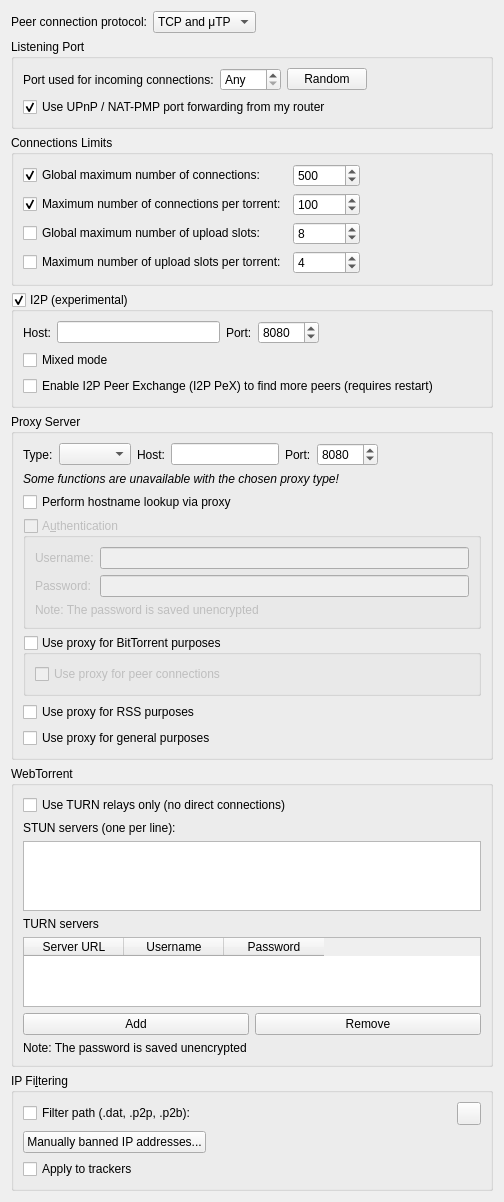
          <widget class="QWidget" name="scrollAreaWidgetContents_3">
           <property name="geometry">
            <rect>
             <x>0</x>
             <y>0</y>
             <width>504</width>
             <height>848</height>
            </rect>
           </property>
           <layout class="QVBoxLayout" name="verticalLayout_20">
            <item>
             <layout class="QHBoxLayout" name="horizontalLayout_12">
              <item>
               <widget class="QLabel" name="label_24">
                <property name="text">
                 <string>Peer connection protocol:</string>
                </property>
               </widget>
              </item>
              <item>
               <widget class="QComboBox" name="comboProtocol">
                <item>
                 <property name="text">
                  <string>TCP and μTP</string>
                 </property>
                </item>
                <item>
                 <property name="text">
                  <string notr="true">TCP</string>
                 </property>
                </item>
                <item>
                 <property name="text">
                  <string notr="true">μTP</string>
                 </property>
                </item>
               </widget>
              </item>
              <item>
               <spacer name="horizontalSpacer_23">
                <property name="orientation">
                 <enum>Qt::Orientation::Horizontal</enum>
                </property>
                <property name="sizeHint" stdset="0">
                 <size>
                  <width>40</width>
                  <height>20</height>
                 </size>
                </property>
               </spacer>
              </item>
             </layout>
            </item>
            <item>
             <widget class="QGroupBox" name="ListeningPortBox">
              <property name="title">
               <string>Listening Port</string>
              </property>
              <layout class="QVBoxLayout" name="listeningPortLayout">
               <item>
                <layout class="QHBoxLayout" name="listeningPortLayout2">
                 <item>
                  <widget class="QLabel" name="lbl_ports">
                   <property name="text">
                    <string>Port used for incoming connections:</string>
                   </property>
                  </widget>
                 </item>
                 <item>
                  <widget class="QSpinBox" name="spinPort">
                   <property name="toolTip">
                    <string>Set to 0 to let your system pick an unused port</string>
                   </property>
                   <property name="specialValueText">
                    <string>Any</string>
                   </property>
                   <property name="maximum">
                    <number>65535</number>
                   </property>
                  </widget>
                 </item>
                 <item>
                  <widget class="QPushButton" name="randomButton">
                   <property name="text">
                    <string>Random</string>
                   </property>
                  </widget>
                 </item>
                 <item>
                  <spacer name="horizontalSpacer_4">
                   <property name="orientation">
                    <enum>Qt::Orientation::Horizontal</enum>
                   </property>
                   <property name="sizeHint" stdset="0">
                    <size>
                     <width>40</width>
                     <height>20</height>
                    </size>
                   </property>
                  </spacer>
                 </item>
                </layout>
               </item>
               <item>
                <widget class="QCheckBox" name="checkUPnP">
                 <property name="text">
                  <string>Use UPnP / NAT-PMP port forwarding from my router</string>
                 </property>
                 <property name="checked">
                  <bool>true</bool>
                 </property>
                </widget>
               </item>
              </layout>
             </widget>
            </item>
            <item>
             <widget class="QGroupBox" name="nbConnecBox">
              <property name="title">
               <string>Connections Limits</string>
              </property>
              <layout class="QGridLayout" name="gridLayout">
               <item row="0" column="0">
                <widget class="QCheckBox" name="checkMaxConnections">
                 <property name="text">
                  <string>Global maximum number of connections:</string>
                 </property>
                 <property name="checked">
                  <bool>true</bool>
                 </property>
                </widget>
               </item>
               <item row="0" column="1">
                <widget class="QSpinBox" name="spinMaxConnec">
                 <property name="enabled">
                  <bool>true</bool>
                 </property>
                 <property name="minimum">
                  <number>2</number>
                 </property>
                 <property name="maximum">
                  <number>2147483647</number>
                 </property>
                 <property name="value">
                  <number>500</number>
                 </property>
                </widget>
               </item>
               <item row="0" column="2">
                <spacer name="horizontalSpacer_3">
                 <property name="orientation">
                  <enum>Qt::Orientation::Horizontal</enum>
                 </property>
                 <property name="sizeHint" stdset="0">
                  <size>
                   <width>40</width>
                   <height>20</height>
                  </size>
                 </property>
                </spacer>
               </item>
               <item row="1" column="0">
                <widget class="QCheckBox" name="checkMaxConnectionsPerTorrent">
                 <property name="text">
                  <string>Maximum number of connections per torrent:</string>
                 </property>
                 <property name="checked">
                  <bool>true</bool>
                 </property>
                </widget>
               </item>
               <item row="1" column="1">
                <widget class="QSpinBox" name="spinMaxConnecPerTorrent">
                 <property name="minimum">
                  <number>2</number>
                 </property>
                 <property name="maximum">
                  <number>2147483647</number>
                 </property>
                 <property name="value">
                  <number>100</number>
                 </property>
                </widget>
               </item>
               <item row="2" column="0">
                <widget class="QCheckBox" name="checkMaxUploads">
                 <property name="text">
                  <string>Global maximum number of upload slots:</string>
                 </property>
                </widget>
               </item>
               <item row="2" column="1">
                <widget class="QSpinBox" name="spinMaxUploads">
                 <property name="maximum">
                  <number>2147483647</number>
                 </property>
                 <property name="value">
                  <number>8</number>
                 </property>
                </widget>
               </item>
               <item row="3" column="0">
                <widget class="QCheckBox" name="checkMaxUploadsPerTorrent">
                 <property name="text">
                  <string>Maximum number of upload slots per torrent:</string>
                 </property>
                </widget>
               </item>
               <item row="3" column="1">
                <widget class="QSpinBox" name="spinMaxUploadsPerTorrent">
                 <property name="maximum">
                  <number>2147483647</number>
                 </property>
                 <property name="value">
                  <number>4</number>
                 </property>
                </widget>
               </item>
              </layout>
             </widget>
            </item>
            <item>
             <widget class="QGroupBox" name="groupI2P">
              <property name="title">
               <string>I2P (experimental)</string>
              </property>
              <property name="checkable">
               <bool>true</bool>
              </property>
              <property name="checked">
               <bool>true</bool>
              </property>
              <layout class="QVBoxLayout" name="verticalLayout_40">
               <item>
                <layout class="QHBoxLayout" name="i2pLayout">
                 <item>
                  <widget class="QLabel" name="labelI2PHost">
                   <property name="text">
                    <string>Host:</string>
                   </property>
                  </widget>
                 </item>
                 <item>
                  <widget class="QLineEdit" name="textI2PHost"/>
                 </item>
                 <item>
                  <widget class="QLabel" name="labelI2PPort">
                   <property name="text">
                    <string>Port:</string>
                   </property>
                  </widget>
                 </item>
                 <item>
                  <widget class="QSpinBox" name="spinI2PPort">
                   <property name="minimum">
                    <number>1</number>
                   </property>
                   <property name="maximum">
                    <number>65535</number>
                   </property>
                   <property name="value">
                    <number>8080</number>
                   </property>
                  </widget>
                 </item>
                 <item>
                  <spacer name="horizontalSpacer_22">
                   <property name="orientation">
                    <enum>Qt::Orientation::Horizontal</enum>
                   </property>
                   <property name="sizeHint" stdset="0">
                    <size>
                     <width>40</width>
                     <height>20</height>
                    </size>
                   </property>
                  </spacer>
                 </item>
                </layout>
               </item>
               <item>
                <widget class="QCheckBox" name="checkI2PMixed">
                 <property name="toolTip">
                  <string>&lt;html&gt;&lt;head/&gt;&lt;body&gt;&lt;p&gt;If &quot;mixed mode&quot; is enabled I2P torrents are allowed to also get peers from other sources than the tracker, and connect to regular IPs, not providing any anonymization. This may be useful if the user is not interested in the anonymization of I2P, but still wants to be able to connect to I2P peers.&lt;/p&gt;&lt;/body&gt;&lt;/html&gt;</string>
                 </property>
                 <property name="text">
                  <string>Mixed mode</string>
                 </property>
                </widget>
               </item>
               <item>
                <widget class="QCheckBox" name="checkI2PPeX">
                 <property name="text">
                  <string>Enable I2P Peer Exchange (I2P PeX) to find more peers (requires restart)</string>
                 </property>
                </widget>
               </item>
              </layout>
             </widget>
            </item>
            <item>
             <widget class="QGroupBox" name="groupProxy">
              <property name="enabled">
               <bool>true</bool>
              </property>
              <property name="title">
               <string>Proxy Server</string>
              </property>
              <layout class="QVBoxLayout" name="verticalLayout_29">
               <item>
                <layout class="QHBoxLayout" name="proxyTypeLayout">
                 <item>
                  <widget class="QLabel" name="ProxyType_lbl">
                   <property name="text">
                    <string>Type:</string>
                   </property>
                  </widget>
                 </item>
                 <item>
                  <widget class="QComboBox" name="comboProxyType"/>
                 </item>
                 <item>
                  <widget class="QLabel" name="lblProxyIP">
                   <property name="text">
                    <string>Host:</string>
                   </property>
                  </widget>
                 </item>
                 <item>
                  <widget class="QLineEdit" name="textProxyIP"/>
                 </item>
                 <item>
                  <widget class="QLabel" name="lblProxyPort">
                   <property name="text">
                    <string>Port:</string>
                   </property>
                  </widget>
                 </item>
                 <item>
                  <widget class="QSpinBox" name="spinProxyPort">
                   <property name="minimum">
                    <number>1</number>
                   </property>
                   <property name="maximum">
                    <number>65535</number>
                   </property>
                   <property name="value">
                    <number>8080</number>
                   </property>
                  </widget>
                 </item>
                 <item>
                  <spacer name="horizontalSpacer_24">
                   <property name="orientation">
                    <enum>Qt::Orientation::Horizontal</enum>
                   </property>
                   <property name="sizeHint" stdset="0">
                    <size>
                     <width>20</width>
                     <height>20</height>
                    </size>
                   </property>
                  </spacer>
                 </item>
                </layout>
               </item>
               <item>
                <widget class="QLabel" name="labelProxyTypeUnavailable">
                 <property name="font">
                  <font>
                   <italic>true</italic>
                  </font>
                 </property>
                 <property name="text">
                  <string>Some functions are unavailable with the chosen proxy type!</string>
                 </property>
                </widget>
               </item>
               <item>
                <widget class="QCheckBox" name="checkProxyHostnameLookup">
                 <property name="toolTip">
                  <string>If checked, hostname lookups are done via the proxy</string>
                 </property>
                 <property name="text">
                  <string>Perform hostname lookup via proxy</string>
                 </property>
                </widget>
               </item>
               <item>
                <widget class="QGroupBox" name="checkProxyAuth">
                 <property name="enabled">
                  <bool>false</bool>
                 </property>
                 <property name="title">
                  <string>A&amp;uthentication</string>
                 </property>
                 <property name="checkable">
                  <bool>true</bool>
                 </property>
                 <property name="checked">
                  <bool>false</bool>
                 </property>
                 <layout class="QVBoxLayout" name="verticalLayout_24">
                  <item>
                   <layout class="QGridLayout" name="gridLayout_12">
                    <item row="0" column="0">
                     <widget class="QLabel" name="lblProxyUsername">
                      <property name="text">
                       <string>Username:</string>
                      </property>
                     </widget>
                    </item>
                    <item row="0" column="1">
                     <widget class="QLineEdit" name="textProxyUsername"/>
                    </item>
                    <item row="1" column="0">
                     <widget class="QLabel" name="lblProxyPassword">
                      <property name="text">
                       <string>Password:</string>
                      </property>
                     </widget>
                    </item>
                    <item row="1" column="1">
                     <widget class="QLineEdit" name="textProxyPassword">
                      <property name="echoMode">
                       <enum>QLineEdit::EchoMode::Password</enum>
                      </property>
                     </widget>
                    </item>
                   </layout>
                  </item>
                  <item>
                   <widget class="QLabel" name="label_23">
                    <property name="text">
                     <string>Note: The password is saved unencrypted</string>
                    </property>
                   </widget>
                  </item>
                 </layout>
                </widget>
               </item>
               <item>
                <widget class="QGroupBox" name="checkProxyBitTorrent">
                 <property name="title">
                  <string>Use proxy for BitTorrent purposes</string>
                 </property>
                 <property name="checkable">
                  <bool>true</bool>
                 </property>
                 <property name="checked">
                  <bool>false</bool>
                 </property>
                 <layout class="QVBoxLayout" name="verticalLayoutProxyBitTorrent">
                  <item>
                   <widget class="QCheckBox" name="checkProxyPeerConnections">
                    <property name="toolTip">
                     <string>Otherwise, the proxy server is only used for tracker connections</string>
                    </property>
                    <property name="text">
                     <string>Use proxy for peer connections</string>
                    </property>
                   </widget>
                  </item>
                 </layout>
                </widget>
               </item>
               <item>
                <widget class="QCheckBox" name="checkProxyRSS">
                 <property name="toolTip">
                  <string>RSS feeds will use proxy</string>
                 </property>
                 <property name="text">
                  <string>Use proxy for RSS purposes</string>
                 </property>
                 <property name="checked">
                  <bool>false</bool>
                 </property>
                </widget>
               </item>
               <item>
                <widget class="QCheckBox" name="checkProxyMisc">
                 <property name="toolTip">
                  <string>Search engine, software updates or anything else will use proxy</string>
                 </property>
                 <property name="text">
                  <string>Use proxy for general purposes</string>
                 </property>
                 <property name="checked">
                  <bool>false</bool>
                 </property>
                </widget>
               </item>
              </layout>
             </widget>
            </item>
            <item>
             <widget class="QGroupBox" name="groupWebTorrent">
              <property name="title">
               <string>WebTorrent</string>
              </property>
              <layout class="QVBoxLayout" name="layoutWebTorrent">
               <item>
                <widget class="QCheckBox" name="checkWebTorrentRelayOnly">
                 <property name="text">
                  <string>Use TURN relays only (no direct connections)</string>
                 </property>
                </widget>
               </item>
               <item>
                <widget class="QLabel" name="labelWebTorrentSTUN">
                 <property name="text">
                  <string>STUN servers (one per line):</string>
                 </property>
                </widget>
               </item>
               <item>
                <widget class="QPlainTextEdit" name="editWebTorrentSTUNServers">
                 <property name="maximumHeight">
                  <number>72</number>
                 </property>
                </widget>
               </item>
               <item>
                <widget class="QLabel" name="labelWebTorrentTURN">
                 <property name="text">
                  <string>TURN servers</string>
                 </property>
                </widget>
               </item>
               <item>
                <widget class="QTableWidget" name="tableWebTorrentTURN">
                 <property name="minimumHeight">
                  <number>110</number>
                 </property>
                 <property name="selectionBehavior">
                  <enum>QAbstractItemView::SelectionBehavior::SelectRows</enum>
                 </property>
                 <column>
                  <property name="text">
                   <string>Server URL</string>
                  </property>
                 </column>
                 <column>
                  <property name="text">
                   <string>Username</string>
                  </property>
                 </column>
                 <column>
                  <property name="text">
                   <string>Password</string>
                  </property>
                 </column>
                </widget>
               </item>
               <item>
                <layout class="QHBoxLayout" name="layoutWebTorrentTURNButtons">
                 <item>
                  <widget class="QPushButton" name="addWebTorrentTURNButton">
                   <property name="text">
                    <string>Add</string>
                   </property>
                  </widget>
                 </item>
                 <item>
                  <widget class="QPushButton" name="removeWebTorrentTURNButton">
                   <property name="text">
                    <string>Remove</string>
                   </property>
                  </widget>
                 </item>
                </layout>
               </item>
               <item>
                <widget class="QLabel" name="labelWebTorrentSecretWarning">
                 <property name="text">
                  <string>Note: The password is saved unencrypted</string>
                 </property>
                </widget>
               </item>
              </layout>
             </widget>
            </item>
            <item>
             <widget class="QGroupBox" name="groupIPFilter">
              <property name="title">
               <string>IP Fi&amp;ltering</string>
              </property>
              <layout class="QVBoxLayout" name="verticalLayout_17">
               <item>
                <layout class="QHBoxLayout" name="horizontalLayout_11">
                 <item>
                  <widget class="QCheckBox" name="checkIPFilter">
                   <property name="text">
                    <string>Filter path (.dat, .p2p, .p2b):</string>
                   </property>
                  </widget>
                 </item>
                 <item>
                  <widget class="FileSystemPathLineEdit" name="textFilterPath" native="true"/>
                 </item>
                 <item>
                  <widget class="QToolButton" name="IpFilterRefreshBtn">
                   <property name="toolTip">
                    <string>Reload the filter</string>
                   </property>
                  </widget>
                 </item>
                </layout>
               </item>
               <item>
                <widget class="QPushButton" name="banListButton">
                 <property name="sizePolicy">
                  <sizepolicy hsizetype="Fixed" vsizetype="Fixed">
                   <horstretch>0</horstretch>
                   <verstretch>0</verstretch>
                  </sizepolicy>
                 </property>
                 <property name="text">
                  <string>Manually banned IP addresses...</string>
                 </property>
                </widget>
               </item>
               <item>
                <widget class="QCheckBox" name="checkIpFilterTrackers">
                 <property name="text">
                  <string>Apply to trackers</string>
                 </property>
                </widget>
               </item>
              </layout>
             </widget>
            </item>
            <item>
             <spacer name="verticalSpacer_3">
              <property name="orientation">
               <enum>Qt::Orientation::Vertical</enum>
              </property>
              <property name="sizeHint" stdset="0">
               <size>
                <width>20</width>
                <height>40</height>
               </size>
              </property>
             </spacer>
            </item>
           </layout>
          </widget>
